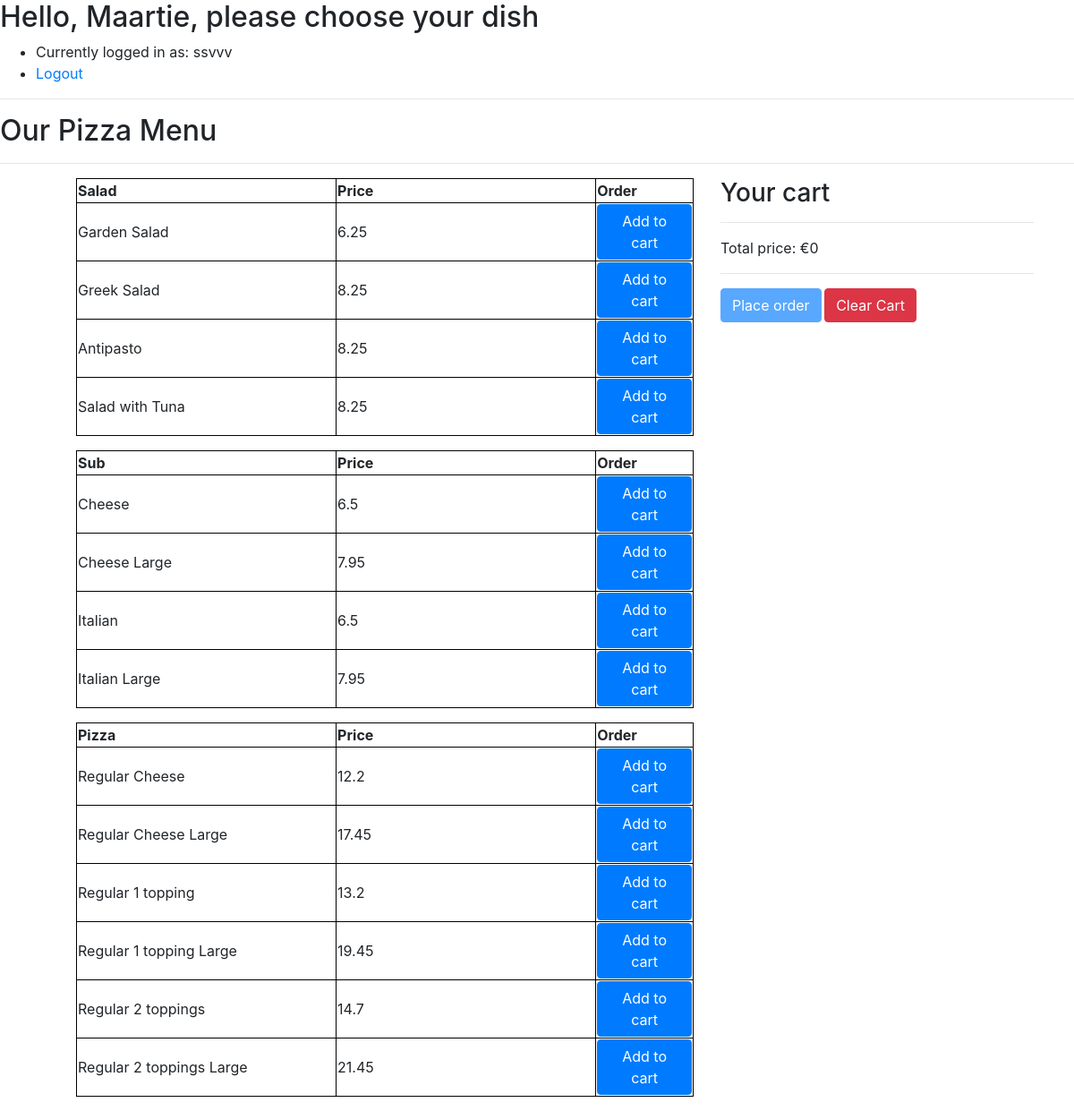
The app's page / (signed in) with its own data.
### orders/models.py (models this page shows, shortened)
class Salads(models.Model):
    description = models.CharField(max_length=100)
    price = models.FloatField()

class Subs (models.Model):
    description = models.CharField(max_length=100)
    SUB_SIZES = (
        ('S', 'Small'),
        ('L', 'Large'),
    )
    size = models.CharField(max_length=1, choices=SUB_SIZES, default="S")
    price = models.FloatField(default=6.50)
    extras = models.ManyToManyField(SubExtra)

class Pizza(models.Model):
    description = models.CharField(max_length=100)
    PIZZA_SIZES = (
        ('S', 'Small'),
        ('L', 'Large'),
    )
    PIZZA_TYPES = (
        ('R', 'Regular'),
        ('S', 'Sicilian'),
    )
    PIZZA_TOPPINGS = (
        (0, 0),
        (1, 1),
        (2, 2),
    )
    size = models.CharField(max_length=1, choices=PIZZA_SIZES, default="S")
    pizza_type = models.CharField(max_length=1, choices=PIZZA_TYPES, default="R")
    pizza_toppings = models.IntegerField(choices=PIZZA_TOPPINGS, default=0)
    price = models.FloatField()
    toppings = models.ManyToManyField(Toppings)

### orders/views.py (the view)
# urls.py: path("", views.index, name="index"),
def index(request):
    if not request.user.is_authenticated:
        return render(request, "orders/login.html", {"message": None})
    context = {
        "user": request.user,
        "salads": Salads.objects.all(),
        "subs": Subs.objects.all(),
        "subextra":SubExtra.objects.all(),
        "pizzas":Pizza.objects.all(),
        "toppings":Toppings.objects.all(),
    }
    return render(request, "orders/menu.html", context)

### orders/templates/orders/menu.html (shortened to what this page needs)
{% extends "orders/base.html" %}
{% block body %}
<h2>Hello, {{ user.first_name }}, please choose your dish</h2>
<ul>
    <li>Currently logged in as: {{ user.username }}</li>
    <li><a href="{% url 'logout' %}">Logout</a></li>
</ul>
<hr>
<h2 id="page-header">Our Pizza Menu</h2>
<hr>
<div class="container">
    <div class="row">
        <div class="menu col-lg-8 col-md-12">
            <ul>
                <table style="width:100%">
                <div class ="row">
                    <tr>
                        <th>Salad</th>
                        <th>Price</th>
                        <th>Order</th>
                    </tr>
                    {% for salad in salads %}
                    <tr>
                        <td width="40%">{{ salad.description }}</td>
                        <td width="40%"> {{ salad.price }}</td>
                        <td width="15%"><a href="#" data-name="{{ salad.description }}" data-price="{{ salad.price }}" class="add-to-cart btn btn-primary" onclick="sendToCart(this)">Add to cart</a></td>
                    </tr>
                    {% empty %}
                        <th>No Salads</th>
                        <th>No Salads</th>
                        <th>No Salads</th>
                    {% endfor %}
                </div>
                </table>
            </ul>
            <ul>
                <table style="width:100%">
                    <tr>
                        <th>Sub</th>
                        <th>Price</th>
                        <th>Order</th>
                    </tr>
                    {% for sub in subs %}
                    <tr>
                        <td width="40%">{{ sub.description }}</td>
                        <td width="40%">{{ sub.price }}</td>
                        <td width="15%"><a href="#" data-name="{{ sub.description }}" data-price="{{ sub.price }}" class="btn btn-primary" onclick="myFunction(this)" data-toggle="modal" data-target="#modal-extra">Add to cart</a></td>
                    </tr>
                    {% empty %}
                        <th>No Sub</th>
                        <th>No Sub</th>
                        {% comment %} <th>No Sub</th> {% endcomment %}
                        <th>No Sub</th>
                    {% endfor %}
                </table>
            </ul>
            <ul>
                <table style="width:100%">
                    <tr>
                        <th>Pizza</th>
                        <th>Price</th>
                        <th>Order</th>
                    </tr>
                    {% for pizza in pizzas %}
                    <tr>
                        <td width="40%">{{ pizza.description }}</td>
                        <td width="40%">{{ pizza.price }}</td>
                        <td width="15%"><a href="" data-description="{{ pizza.description }}" data-price="{{ pizza.price }}" data-amount={{ pizza.pizza_toppings }} data-toggle="modal" data-target="#modal-pizza" class="btn btn-primary" onclick="addPizzaToppings(this)">Add to cart</a></td>
                    </tr>
                    {% empty %}
                        <th>No Pizza</th>
                        <th>No Pizza</th>
                        <th>No Pizza</th>
                    {% endfor %}
                </table>
            </ul>
        </div>
        <div class="shopping-cart col-lg-4">
            <h3>Your cart</h3>
            <hr>
            <div>Total price: €<span class="total-cart" id="shopping-cart-total">0</span></div>
            <hr>
            <button type="button" class="btn btn-primary" id="placeOrder1" data-toggle="modal" data-target="#cart" disabled>Place order</button><small>      </small>
            <button class="clear-cart btn btn-danger" onclick="clearCart()">Clear Cart</button>
        </div>
    </div>
</div>
{% endblock %}

### orders/static/orders/styles.css (style rules this page uses)
table, th, td { border: 1px solid black; }
button { margin:auto; display:block; }

### records on screen
Salads: description "Garden Salad", price "6.25"
Salads: description "Greek Salad", price "8.25"
Salads: description "Antipasto", price "8.25"
Salads: description "Salad with Tuna", price "8.25"
Subs: description "Cheese", price "6.5"
Subs: description "Cheese Large", price "7.95"
Subs: description "Italian", price "6.5"
Subs: description "Italian Large", price "7.95"
Pizza: description "Regular Cheese", price "12.2"
Pizza: description "Regular Cheese Large", price "17.45"
Pizza: description "Regular 1 topping", price "13.2"
Pizza: description "Regular 1 topping Large", price "19.45"
Pizza: description "Regular 2 toppings", price "14.7"
Pizza: description "Regular 2 toppings Large", price "21.45"

### other values on screen
{{ user.first_name }} "Maartie"
{{ user.username }} "ssvvv"
